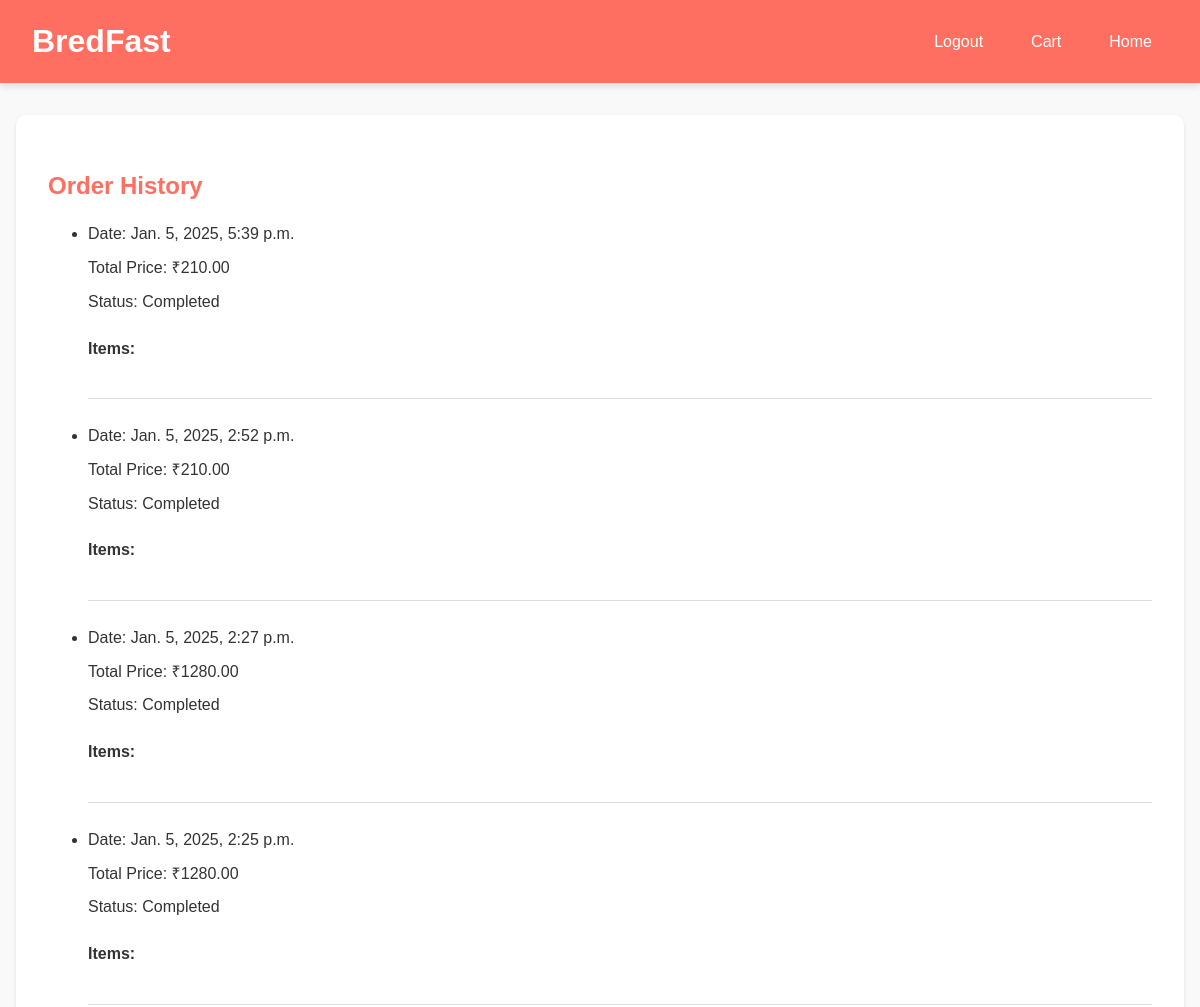
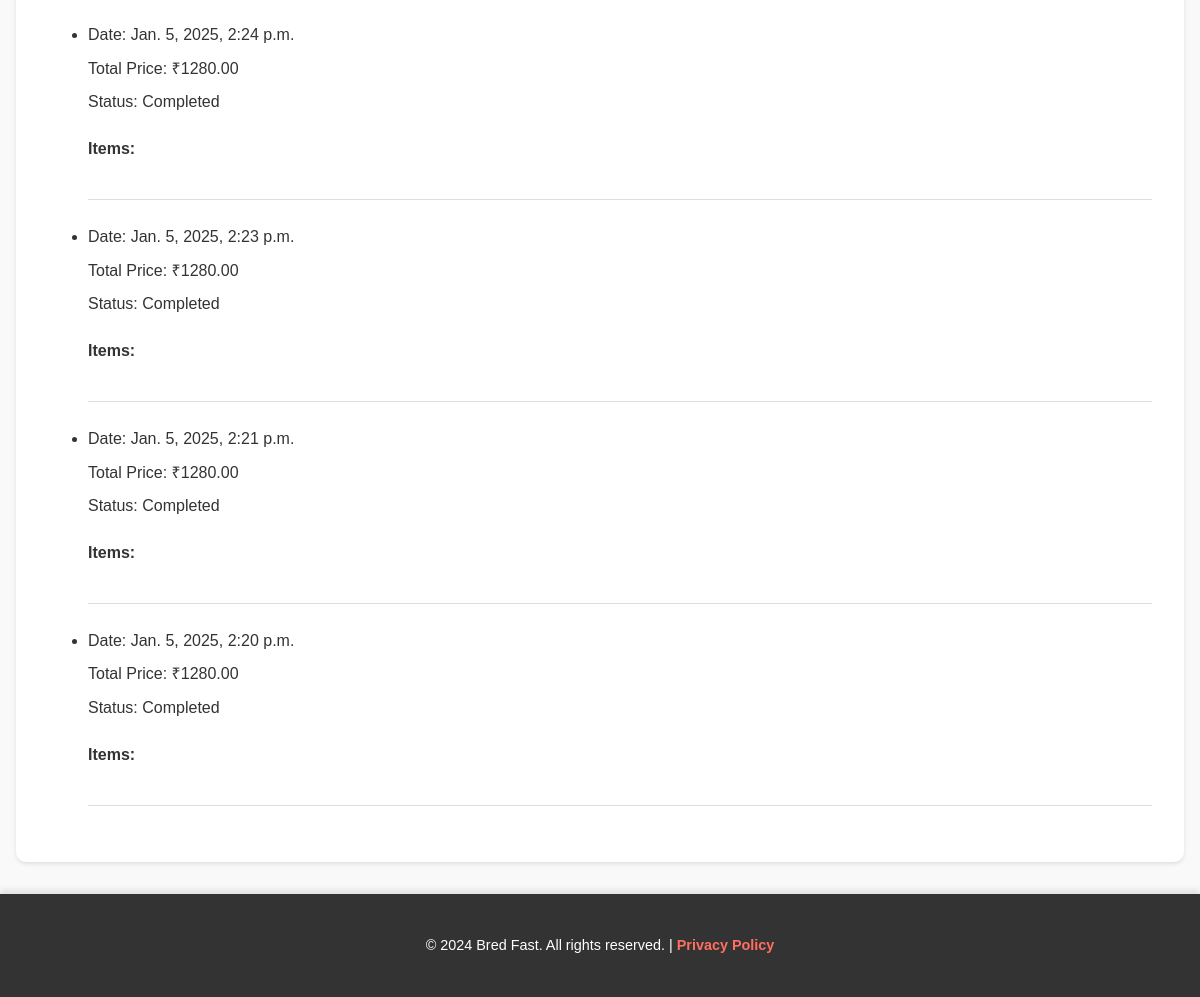
The app's page /order-history/ (signed in) with its own data (2 pictures, top to bottom).
### check2_app/models.py (models this page shows)
class Order(models.Model):
    user = models.ForeignKey(User, on_delete=models.CASCADE)  # Correct field
    total_price = models.DecimalField(max_digits=10, decimal_places=2)
    status = models.CharField(max_length=20)
    order_date = models.DateTimeField(auto_now_add=True)

### check2_app/views.py (the view)
# urls.py: path("order-history/", views.order_history, name="order_history"),
@login_required
def order_history(request):
    orders = Order.objects.filter(user=request.user).order_by('-order_date')  # Adjust field name if needed
    return render(request, 'order_history.html', {'orders': orders})

### templates/order_history.html (shortened to what this page needs)
<!DOCTYPE html>
<html lang="en">
<head>
</head>
<body>
<header>
    <h1>BredFast</h1>
    <nav>
        {% if user.is_authenticated %}
            <a href="{% url 'logout' %}">Logout</a>
            <a href="{% url 'cart-view' %}">Cart</a>
            <a href="{% url 'home' %}">Home</a>
        {% else %}
            <a href="{% url 'login' %}">Login</a>
            <a href="{% url 'signup' %}">Sign Up</a>
        {% endif %}
    </nav>
</header>
<div class="container">
    <div class="order-list">
        <h2>Order History</h2>
        {% if orders %}
            <ul>
                {% for order in orders %}
                    <li class="order-item">
                        <p>Date: {{ order.order_date }}</p>
                        <p>Total Price: ₹{{ order.total_price }}</p>
                        <p>Status: {{ order.status }}</p>
                        <h4>Items:</h4>
                    </li>
                {% endfor %}
            </ul>
        {% else %}
            <p>You have no orders yet.</p>
        {% endif %}
    </div>
</div>
<footer>
    <p>&copy; 2024 Bred Fast. All rights reserved. | <a href="#">Privacy Policy</a></p>
</footer>
</body>
</html>

### templates/order_history.html (style rules this page uses)
body { font-family: Arial, sans-serif; margin: 0; padding: 0; line-height: 1.6; color: #333; background-color: #f9f9f9; }
header { background-color: #ff6f61; color: #fff; padding: 1rem 2rem; display: flex; justify-content: space-between; align-items: center; box-shadow: 0 4px 6px rgba(0, 0, 0, 0.1); position: sticky; top: 0; z-index: 1000; }
header h1 { font-size: 2rem; margin: 0; font-weight: bold; }
header nav { display: flex; gap: 1rem; }
header nav a { color: #fff; text-decoration: none; padding: 0.5rem 1rem; border-radius: 5px; transition: background-color 0.3s ease; }
.container { max-width: 1200px; margin: 2rem auto; padding: 0 1rem; }
.order-list { background: #fff; padding: 2rem; border-radius: 10px; box-shadow: 0 2px 4px rgba(0, 0, 0, 0.1); }
.order-list h2 { color: #ff6f61; margin-bottom: 1rem; }
.order-item { margin-bottom: 1.5rem; padding-bottom: 1rem; border-bottom: 1px solid #ddd; }
.order-item p { margin: 0.5rem 0; }
footer { background-color: #333; color: #fff; text-align: center; padding: 2rem 1rem; margin-top: 2rem; box-shadow: 0 -4px 6px rgba(0, 0, 0, 0.1); }
footer p { margin: 0.5rem 0; font-size: 0.9rem; }
footer a { color: #ff6f61; text-decoration: none; font-weight: bold; }

### records on screen
Order: order_date "Jan. 5, 2025, 5:39 p.m.", total_price "210.00", status "Completed"
Order: order_date "Jan. 5, 2025, 2:52 p.m.", total_price "210.00", status "Completed"
Order: order_date "Jan. 5, 2025, 2:27 p.m.", total_price "1280.00", status "Completed"
Order: order_date "Jan. 5, 2025, 2:25 p.m.", total_price "1280.00", status "Completed"
Order: order_date "Jan. 5, 2025, 2:24 p.m.", total_price "1280.00", status "Completed"
Order: order_date "Jan. 5, 2025, 2:23 p.m.", total_price "1280.00", status "Completed"
Order: order_date "Jan. 5, 2025, 2:21 p.m.", total_price "1280.00", status "Completed"
Order: order_date "Jan. 5, 2025, 2:20 p.m.", total_price "1280.00", status "Completed"
